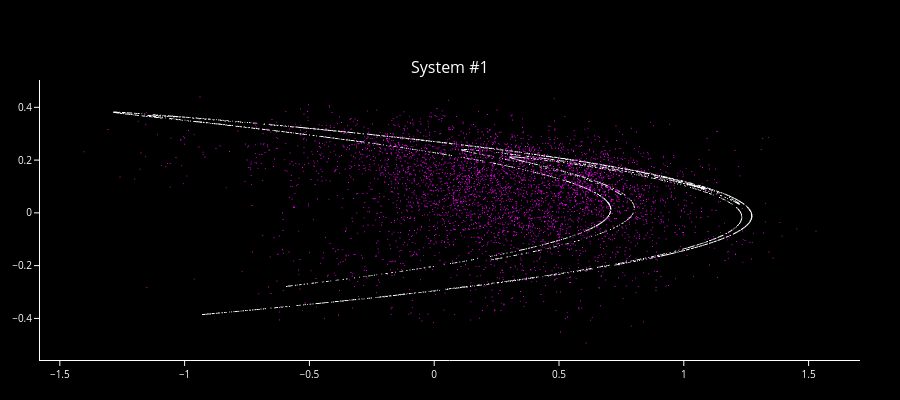

This figure's notebook cell:
### Code cell
for Y_test, Y_pred in data:
    print(
        f"RMSE: {root_mean_squared_error(Y_test, Y_pred)}, R²: {r2_score(Y_test, Y_pred)}"
    )
generate_henon_grid(data, cols=1).show()

### Figure 1 — Plotly figure (JSON) as saved in the notebook; plotly's stock layout.template omitted (floating-point values rounded to 4 significant figures; data arrays with more than 128 entries replaced by an {"elided": "..."} marker saying what was removed)
{"data": [{"marker": {"color": "white", "size": 1}, "mode": "markers", "showlegend": false, "type": "scattergl", "x": {"elided": "4000 float values"}, "xaxis": "x", "y": {"elided": "4000 float values"}, "yaxis": "y"}, {"marker": {"color": "magenta", "size": 1}, "mode": "markers", "showlegend": false, "type": "scattergl", "x": {"elided": "4000 float values"}, "xaxis": "x", "y": {"elided": "4000 float values"}, "yaxis": "y"}], "layout": {"annotations": [{"font": {"size": 16}, "showarrow": false, "text": "System #1", "x": 0.5, "xanchor": "center", "xref": "paper", "y": 1, "yanchor": "bottom", "yref": "paper"}], "font": {"color": "white", "size": 10}, "height": 400, "margin": {"b": 40, "l": 40, "r": 40, "t": 80}, "paper_bgcolor": "black", "plot_bgcolor": "black", "xaxis": {"anchor": "y", "domain": [0, 1], "linecolor": "white", "showgrid": false, "tickcolor": "white", "ticks": "outside", "zeroline": false}, "yaxis": {"anchor": "x", "domain": [0, 1], "linecolor": "white", "showgrid": false, "tickcolor": "white", "ticks": "outside", "zeroline": false}}}
